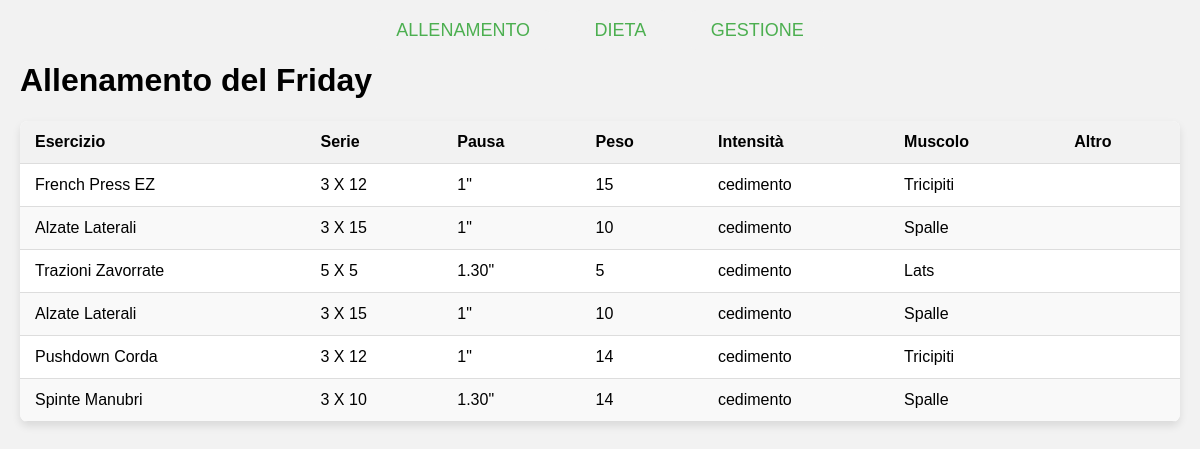
Before: / with the older database file.
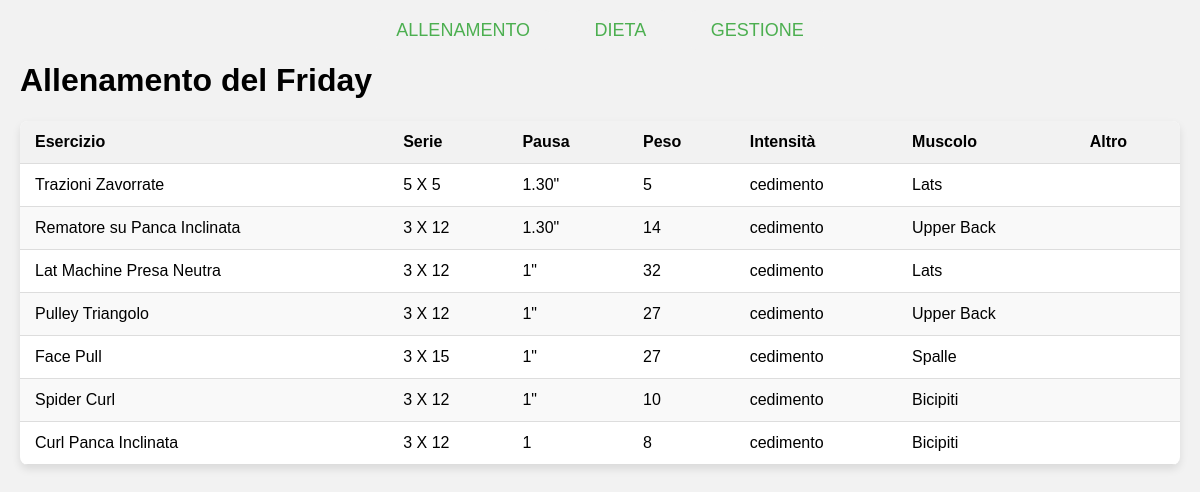
After: the same page with the newer database file.
### tables this page shows
CREATE TABLE `esercizi` (
  `id` int(11) NOT NULL,
  `nome` varchar(100) NOT NULL,
  `serie` int(1) NOT NULL,
  `reps` int(2) NOT NULL,
  `pausa` varchar(6) NOT NULL,
  `peso` int(3) NOT NULL,
  `intensita` varchar(50) NOT NULL,
  `id_muscolo` int(11) NOT NULL,
  `altro` varchar(200) NOT NULL
);

CREATE TABLE `muscoli` (
  `id` int(11) NOT NULL,
  `nome` varchar(50) NOT NULL
);

### index.php (the view, shortened to what this page needs)
<!DOCTYPE html>
<html lang="it">
<head>
</head>
<body>
<div class="header">
    <a href="index.php">ALLENAMENTO</a>
    <a href="dieta.php">DIETA</a>
    <a href="gestione.php">GESTIONE</a>
</div>
<h1>Allenamento del <?php echo ucfirst(strftime("%A")); ?></h1>
<table>
    <thead>
        <tr>
            <th>Esercizio</th>
            <th>Serie</th>
            <th>Pausa</th>
            <th>Peso</th>
            <th>Intensità</th>
            <th>Muscolo</th>
            <th>Altro</th>
        </tr>
    </thead>
    <tbody>
    <?php
    $servername = "localhost";
    $username = "ceo";
    $password = "1234";
    $dbname = "tracker";
    $conn = new mysqli($servername, $username, $password, $dbname);
    $giorno_corrente = date("N");
    $sql = "SELECT e.nome AS nome_esercizio, e.serie, e.reps, e.pausa, e.peso, e.intensita, m.nome AS nome_muscolo, e.altro
            FROM esercizi e
            INNER JOIN allenamento a ON e.id = a.id_esercizio
            INNER JOIN giorni g ON a.id_giorno = g.id
            INNER JOIN muscoli m ON e.id_muscolo = m.id
            WHERE g.id = $giorno_corrente";
    $result = $conn->query($sql);
    if ($result->num_rows > 0) {
        while($row = $result->fetch_assoc()) {
            echo "<tr>";
            echo "<td>".$row["nome_esercizio"]."</td>";
            echo "<td>".$row["serie"]." X ".$row["reps"]."</td>";
            echo "<td>".$row["pausa"]."</td>";
            echo "<td>".$row["peso"]."</td>";
            echo "<td>".$row["intensita"]."</td>";
            echo "<td>".$row["nome_muscolo"]."</td>";
            echo "<td>".$row["altro"]."</td>";
            echo "</tr>";
        }
    } else {
        echo "<tr><td colspan='7'>Nessun risultato trovato</td></tr>";
    }
    ?>
    </tbody>
</table>
</body>
</html>

Changed rows visible on the page:
no longer on this page (row unchanged): esercizi: nome "French Press EZ", serie "3", reps "12", pausa "1\"", peso "15", intensita "cedimento", id_muscolo.nome "Tricipiti"
no longer on this page (row unchanged): esercizi: nome "Alzate Laterali", serie "3", reps "15", pausa "1\"", peso "10", intensita "cedimento", id_muscolo.nome "Spalle"
no longer on this page (row unchanged): esercizi: nome "Pushdown Corda", serie "3", reps "12", pausa "1\"", peso "14", intensita "cedimento", id_muscolo.nome "Tricipiti"
no longer on this page (row unchanged): esercizi: nome "Spinte Manubri", serie "3", reps "10", pausa "1.30\"", peso "14", intensita "cedimento", id_muscolo.nome "Spalle"
added esercizi: nome "Rematore su Panca Inclinata", serie "3", reps "12", pausa "1.30\"", peso "14", intensita "cedimento", id_muscolo.nome "Upper Back"
added esercizi: nome "Lat Machine Presa Neutra", serie "3", reps "12", pausa "1\"", peso "32", intensita "cedimento", id_muscolo.nome "Lats"
added esercizi: nome "Pulley Triangolo", serie "3", reps "12", pausa "1\"", peso "27", intensita "cedimento", id_muscolo.nome "Upper Back"
added esercizi: nome "Face Pull", serie "3", reps "15", pausa "1\"", peso "27", intensita "cedimento", id_muscolo.nome "Spalle"
added esercizi: nome "Spider Curl", serie "3", reps "12", pausa "1\"", peso "10", intensita "cedimento", id_muscolo.nome "Bicipiti"
added esercizi: nome "Curl Panca Inclinata", serie "3", reps "12", pausa "1", peso "8", intensita "cedimento", id_muscolo.nome "Bicipiti"
